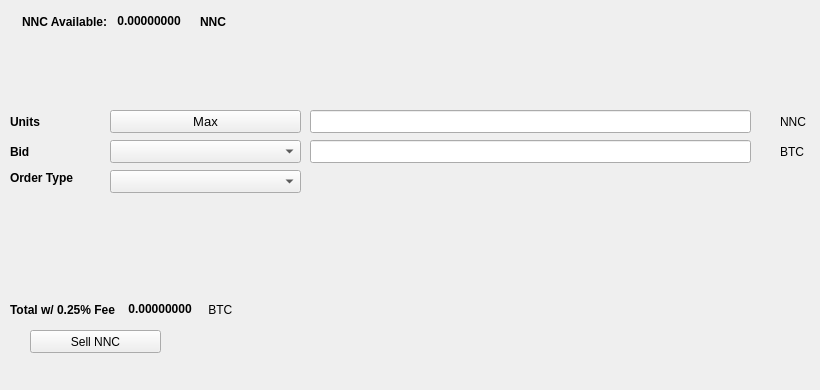
   <widget class="QWidget" name="SellTab">
    <attribute name="title">
     <string>Sell</string>
    </attribute>
    <widget class="QLabel" name="label_16">
     <property name="geometry">
      <rect>
       <x>780</x>
       <y>140</y>
       <width>31</width>
       <height>23</height>
      </rect>
     </property>
     <property name="text">
      <string>BTC</string>
     </property>
    </widget>
    <widget class="QComboBox" name="SellBidcomboBox">
     <property name="geometry">
      <rect>
       <x>110</x>
       <y>140</y>
       <width>191</width>
       <height>23</height>
      </rect>
     </property>
     <property name="font">
      <font>
       <pointsize>10</pointsize>
      </font>
     </property>
    </widget>
    <widget class="QLabel" name="label_18">
     <property name="geometry">
      <rect>
       <x>10</x>
       <y>110</y>
       <width>46</width>
       <height>23</height>
      </rect>
     </property>
     <property name="font">
      <font>
       <weight>75</weight>
       <bold>true</bold>
      </font>
     </property>
     <property name="text">
      <string>Units</string>
     </property>
    </widget>
    <widget class="QPushButton" name="Sell_Max_Amount">
     <property name="geometry">
      <rect>
       <x>110</x>
       <y>110</y>
       <width>191</width>
       <height>23</height>
      </rect>
     </property>
     <property name="font">
      <font>
       <pointsize>10</pointsize>
      </font>
     </property>
     <property name="text">
      <string>Max</string>
     </property>
    </widget>
    <widget class="QLabel" name="label_20">
     <property name="geometry">
      <rect>
       <x>10</x>
       <y>170</y>
       <width>91</width>
       <height>16</height>
      </rect>
     </property>
     <property name="font">
      <font>
       <weight>75</weight>
       <bold>true</bold>
      </font>
     </property>
     <property name="text">
      <string>Order Type</string>
     </property>
    </widget>
    <widget class="QComboBox" name="SellOrdertypeCombo">
     <property name="geometry">
      <rect>
       <x>110</x>
       <y>170</y>
       <width>191</width>
       <height>23</height>
      </rect>
     </property>
     <property name="font">
      <font>
       <pointsize>10</pointsize>
      </font>
     </property>
    </widget>
    <widget class="QLabel" name="label_21">
     <property name="geometry">
      <rect>
       <x>10</x>
       <y>140</y>
       <width>46</width>
       <height>23</height>
      </rect>
     </property>
     <property name="font">
      <font>
       <weight>75</weight>
       <bold>true</bold>
      </font>
     </property>
     <property name="text">
      <string>Bid</string>
     </property>
    </widget>
    <widget class="QLabel" name="label_22">
     <property name="geometry">
      <rect>
       <x>780</x>
       <y>110</y>
       <width>31</width>
       <height>23</height>
      </rect>
     </property>
     <property name="text">
      <string>NNC</string>
     </property>
    </widget>
    <widget class="QLineEdit" name="UnitsInputNNC">
     <property name="geometry">
      <rect>
       <x>310</x>
       <y>110</y>
       <width>441</width>
       <height>23</height>
      </rect>
     </property>
     <property name="font">
      <font>
       <pointsize>9</pointsize>
       <weight>75</weight>
       <bold>true</bold>
      </font>
     </property>
    </widget>
    <widget class="QLineEdit" name="SellBidPriceEdit">
     <property name="geometry">
      <rect>
       <x>310</x>
       <y>140</y>
       <width>441</width>
       <height>23</height>
      </rect>
     </property>
     <property name="font">
      <font>
       <pointsize>9</pointsize>
       <weight>75</weight>
       <bold>true</bold>
      </font>
     </property>
    </widget>
    <widget class="QPushButton" name="SellNNCBTN">
     <property name="geometry">
      <rect>
       <x>30</x>
       <y>330</y>
       <width>131</width>
       <height>23</height>
      </rect>
     </property>
     <property name="text">
      <string>Sell NNC</string>
     </property>
     <property name="icon">
      <iconset resource="../nanucoin">
       <normaloff>:/icons/bitcoin</normaloff>:/icons/bitcoin</iconset>
     </property>
    </widget>
    <widget class="QWidget" name="layoutWidget3">
     <property name="geometry">
      <rect>
       <x>22</x>
       <y>12</y>
       <width>258</width>
       <height>19</height>
      </rect>
     </property>
     <layout class="QHBoxLayout" name="horizontalLayout">
      <item>
       <widget class="QLabel" name="label232_2">
        <property name="font">
         <font>
          <weight>75</weight>
          <bold>true</bold>
         </font>
        </property>
        <property name="text">
         <string>NNC Available:</string>
        </property>
       </widget>
      </item>
      <item>
       <widget class="QLabel" name="NNCAvailableLabel">
        <property name="palette">
         <palette>
          <active>
           <colorrole role="WindowText">
            <brush brushstyle="SolidPattern">
             <color alpha="255">
              <red>0</red>
              <green>0</green>
              <blue>0</blue>
             </color>
            </brush>
           </colorrole>
           <colorrole role="Button">
            <brush brushstyle="SolidPattern">
             <color alpha="255">
              <red>0</red>
              <green>170</green>
              <blue>0</blue>
             </color>
            </brush>
           </colorrole>
           <colorrole role="Light">
            <brush brushstyle="SolidPattern">
             <color alpha="255">
              <red>0</red>
              <green>255</green>
              <blue>0</blue>
             </color>
            </brush>
           </colorrole>
           <colorrole role="Midlight">
            <brush brushstyle="SolidPattern">
             <color alpha="255">
              <red>0</red>
              <green>212</green>
              <blue>0</blue>
             </color>
            </brush>
           </colorrole>
           <colorrole role="Dark">
            <brush brushstyle="SolidPattern">
             <color alpha="255">
              <red>0</red>
              <green>85</green>
              <blue>0</blue>
             </color>
            </brush>
           </colorrole>
           <colorrole role="Mid">
            <brush brushstyle="SolidPattern">
             <color alpha="255">
              <red>0</red>
              <green>113</green>
              <blue>0</blue>
             </color>
            </brush>
           </colorrole>
           <colorrole role="Text">
            <brush brushstyle="SolidPattern">
             <color alpha="255">
              <red>0</red>
              <green>170</green>
              <blue>0</blue>
             </color>
            </brush>
           </colorrole>
           <colorrole role="BrightText">
            <brush brushstyle="SolidPattern">
             <color alpha="255">
              <red>255</red>
              <green>255</green>
              <blue>255</blue>
             </color>
            </brush>
           </colorrole>
           <colorrole role="ButtonText">
            <brush brushstyle="SolidPattern">
             <color alpha="255">
              <red>0</red>
              <green>0</green>
              <blue>0</blue>
             </color>
            </brush>
           </colorrole>
           <colorrole role="Base">
            <brush brushstyle="SolidPattern">
             <color alpha="255">
              <red>255</red>
              <green>255</green>
              <blue>255</blue>
             </color>
            </brush>
           </colorrole>
           <colorrole role="Window">
            <brush brushstyle="SolidPattern">
             <color alpha="255">
              <red>0</red>
              <green>170</green>
              <blue>0</blue>
             </color>
            </brush>
           </colorrole>
           <colorrole role="Shadow">
            <brush brushstyle="SolidPattern">
             <color alpha="255">
              <red>0</red>
              <green>0</green>
              <blue>0</blue>
             </color>
            </brush>
           </colorrole>
           <colorrole role="AlternateBase">
            <brush brushstyle="SolidPattern">
             <color alpha="255">
              <red>127</red>
              <green>212</green>
              <blue>127</blue>
             </color>
            </brush>
           </colorrole>
           <colorrole role="ToolTipBase">
            <brush brushstyle="SolidPattern">
             <color alpha="255">
              <red>255</red>
              <green>255</green>
              <blue>220</blue>
             </color>
            </brush>
           </colorrole>
           <colorrole role="ToolTipText">
            <brush brushstyle="SolidPattern">
             <color alpha="255">
              <red>0</red>
              <green>0</green>
              <blue>0</blue>
             </color>
            </brush>
           </colorrole>
          </active>
          <inactive>
           <colorrole role="WindowText">
            <brush brushstyle="SolidPattern">
             <color alpha="255">
              <red>0</red>
              <green>0</green>
              <blue>0</blue>
             </color>
            </brush>
           </colorrole>
           <colorrole role="Button">
            <brush brushstyle="SolidPattern">
             <color alpha="255">
              <red>0</red>
              <green>170</green>
              <blue>0</blue>
             </color>
            </brush>
           </colorrole>
           <colorrole role="Light">
            <brush brushstyle="SolidPattern">
             <color alpha="255">
              <red>0</red>
              <green>255</green>
              <blue>0</blue>
             </color>
            </brush>
           </colorrole>
           <colorrole role="Midlight">
            <brush brushstyle="SolidPattern">
             <color alpha="255">
              <red>0</red>
              <green>212</green>
              <blue>0</blue>
             </color>
            </brush>
           </colorrole>
           <colorrole role="Dark">
            <brush brushstyle="SolidPattern">
             <color alpha="255">
              <red>0</red>
              <green>85</green>
              <blue>0</blue>
             </color>
            </brush>
           </colorrole>
           <colorrole role="Mid">
            <brush brushstyle="SolidPattern">
             <color alpha="255">
              <red>0</red>
              <green>113</green>
              <blue>0</blue>
             </color>
            </brush>
           </colorrole>
           <colorrole role="Text">
            <brush brushstyle="SolidPattern">
             <color alpha="255">
              <red>0</red>
              <green>170</green>
              <blue>0</blue>
             </color>
            </brush>
           </colorrole>
           <colorrole role="BrightText">
            <brush brushstyle="SolidPattern">
             <color alpha="255">
              <red>255</red>
              <green>255</green>
              <blue>255</blue>
             </color>
            </brush>
           </colorrole>
           <colorrole role="ButtonText">
            <brush brushstyle="SolidPattern">
             <color alpha="255">
              <red>0</red>
              <green>0</green>
              <blue>0</blue>
             </color>
            </brush>
           </colorrole>
           <colorrole role="Base">
            <brush brushstyle="SolidPattern">
             <color alpha="255">
              <red>255</red>
              <green>255</green>
              <blue>255</blue>
             </color>
            </brush>
           </colorrole>
           <colorrole role="Window">
            <brush brushstyle="SolidPattern">
             <color alpha="255">
              <red>0</red>
              <green>170</green>
              <blue>0</blue>
             </color>
            </brush>
           </colorrole>
           <colorrole role="Shadow">
            <brush brushstyle="SolidPattern">
             <color alpha="255">
              <red>0</red>
              <green>0</green>
              <blue>0</blue>
             </color>
            </brush>
           </colorrole>
           <colorrole role="AlternateBase">
            <brush brushstyle="SolidPattern">
             <color alpha="255">
              <red>127</red>
              <green>212</green>
              <blue>127</blue>
             </color>
            </brush>
           </colorrole>
           <colorrole role="ToolTipBase">
            <brush brushstyle="SolidPattern">
             <color alpha="255">
              <red>255</red>
              <green>255</green>
              <blue>220</blue>
             </color>
            </brush>
           </colorrole>
           <colorrole role="ToolTipText">
            <brush brushstyle="SolidPattern">
             <color alpha="255">
              <red>0</red>
              <green>0</green>
              <blue>0</blue>
             </color>
            </brush>
           </colorrole>
          </inactive>
          <disabled>
           <colorrole role="WindowText">
            <brush brushstyle="SolidPattern">
             <color alpha="255">
              <red>0</red>
              <green>85</green>
              <blue>0</blue>
             </color>
            </brush>
           </colorrole>
           <colorrole role="Button">
            <brush brushstyle="SolidPattern">
             <color alpha="255">
              <red>0</red>
              <green>170</green>
              <blue>0</blue>
             </color>
            </brush>
           </colorrole>
           <colorrole role="Light">
            <brush brushstyle="SolidPattern">
             <color alpha="255">
              <red>0</red>
              <green>255</green>
              <blue>0</blue>
             </color>
            </brush>
           </colorrole>
           <colorrole role="Midlight">
            <brush brushstyle="SolidPattern">
             <color alpha="255">
              <red>0</red>
              <green>212</green>
              <blue>0</blue>
             </color>
            </brush>
           </colorrole>
           <colorrole role="Dark">
            <brush brushstyle="SolidPattern">
             <color alpha="255">
              <red>0</red>
              <green>85</green>
              <blue>0</blue>
             </color>
            </brush>
           </colorrole>
           <colorrole role="Mid">
            <brush brushstyle="SolidPattern">
             <color alpha="255">
              <red>0</red>
              <green>113</green>
              <blue>0</blue>
             </color>
            </brush>
           </colorrole>
           <colorrole role="Text">
            <brush brushstyle="SolidPattern">
             <color alpha="255">
              <red>0</red>
              <green>85</green>
              <blue>0</blue>
             </color>
            </brush>
           </colorrole>
           <colorrole role="BrightText">
            <brush brushstyle="SolidPattern">
             <color alpha="255">
              <red>255</red>
              <green>255</green>
              <blue>255</blue>
             </color>
            </brush>
           </colorrole>
           <colorrole role="ButtonText">
            <brush brushstyle="SolidPattern">
             <color alpha="255">
              <red>0</red>
              <green>85</green>
              <blue>0</blue>
             </color>
            </brush>
           </colorrole>
           <colorrole role="Base">
            <brush brushstyle="SolidPattern">
             <color alpha="255">
              <red>0</red>
              <green>170</green>
              <blue>0</blue>
             </color>
            </brush>
           </colorrole>
           <colorrole role="Window">
            <brush brushstyle="SolidPattern">
             <color alpha="255">
              <red>0</red>
              <green>170</green>
              <blue>0</blue>
             </color>
            </brush>
           </colorrole>
           <colorrole role="Shadow">
            <brush brushstyle="SolidPattern">
             <color alpha="255">
              <red>0</red>
              <green>0</green>
              <blue>0</blue>
             </color>
            </brush>
           </colorrole>
           <colorrole role="AlternateBase">
            <brush brushstyle="SolidPattern">
             <color alpha="255">
              <red>0</red>
              <green>170</green>
              <blue>0</blue>
             </color>
            </brush>
           </colorrole>
           <colorrole role="ToolTipBase">
            <brush brushstyle="SolidPattern">
             <color alpha="255">
              <red>255</red>
              <green>255</green>
              <blue>220</blue>
             </color>
            </brush>
           </colorrole>
           <colorrole role="ToolTipText">
            <brush brushstyle="SolidPattern">
             <color alpha="255">
              <red>0</red>
              <green>0</green>
              <blue>0</blue>
             </color>
            </brush>
           </colorrole>
          </disabled>
         </palette>
        </property>
        <property name="font">
         <font>
          <weight>75</weight>
          <bold>true</bold>
         </font>
        </property>
        <property name="text">
         <string> 0.00000000 </string>
        </property>
        <property name="textInteractionFlags">
         <set>Qt::LinksAccessibleByMouse|Qt::TextSelectableByKeyboard|Qt::TextSelectableByMouse</set>
        </property>
       </widget>
      </item>
      <item>
       <widget class="QLabel" name="labelNNC">
        <property name="font">
         <font>
          <weight>75</weight>
          <bold>true</bold>
         </font>
        </property>
        <property name="text">
         <string>NNC</string>
        </property>
       </widget>
      </item>
     </layout>
    </widget>
    <widget class="QWidget" name="layoutWidget">
     <property name="geometry">
      <rect>
       <x>10</x>
       <y>300</y>
       <width>268</width>
       <height>19</height>
      </rect>
     </property>
     <layout class="QHBoxLayout" name="horizontalLayout_2">
      <item>
       <widget class="QLabel" name="label_19">
        <property name="font">
         <font>
          <weight>75</weight>
          <bold>true</bold>
         </font>
        </property>
        <property name="text">
         <string>Total w/ 0.25% Fee </string>
        </property>
       </widget>
      </item>
      <item>
       <widget class="QLabel" name="SellCostLabel">
        <property name="palette">
         <palette>
          <active>
           <colorrole role="WindowText">
            <brush brushstyle="SolidPattern">
             <color alpha="255">
              <red>0</red>
              <green>0</green>
              <blue>0</blue>
             </color>
            </brush>
           </colorrole>
           <colorrole role="Button">
            <brush brushstyle="SolidPattern">
             <color alpha="255">
              <red>0</red>
              <green>170</green>
              <blue>0</blue>
             </color>
            </brush>
           </colorrole>
           <colorrole role="Light">
            <brush brushstyle="SolidPattern">
             <color alpha="255">
              <red>0</red>
              <green>255</green>
              <blue>0</blue>
             </color>
            </brush>
           </colorrole>
           <colorrole role="Midlight">
            <brush brushstyle="SolidPattern">
             <color alpha="255">
              <red>0</red>
              <green>212</green>
              <blue>0</blue>
             </color>
            </brush>
           </colorrole>
           <colorrole role="Dark">
            <brush brushstyle="SolidPattern">
             <color alpha="255">
              <red>0</red>
              <green>85</green>
              <blue>0</blue>
             </color>
            </brush>
           </colorrole>
           <colorrole role="Mid">
            <brush brushstyle="SolidPattern">
             <color alpha="255">
              <red>0</red>
              <green>113</green>
              <blue>0</blue>
             </color>
            </brush>
           </colorrole>
           <colorrole role="Text">
            <brush brushstyle="SolidPattern">
             <color alpha="255">
              <red>0</red>
              <green>170</green>
              <blue>0</blue>
             </color>
            </brush>
           </colorrole>
           <colorrole role="BrightText">
            <brush brushstyle="SolidPattern">
             <color alpha="255">
              <red>255</red>
              <green>255</green>
              <blue>255</blue>
             </color>
            </brush>
           </colorrole>
           <colorrole role="ButtonText">
            <brush brushstyle="SolidPattern">
             <color alpha="255">
              <red>0</red>
              <green>0</green>
              <blue>0</blue>
             </color>
            </brush>
           </colorrole>
           <colorrole role="Base">
            <brush brushstyle="SolidPattern">
             <color alpha="255">
              <red>255</red>
              <green>255</green>
              <blue>255</blue>
             </color>
            </brush>
           </colorrole>
           <colorrole role="Window">
            <brush brushstyle="SolidPattern">
             <color alpha="255">
              <red>0</red>
              <green>170</green>
              <blue>0</blue>
             </color>
            </brush>
           </colorrole>
           <colorrole role="Shadow">
            <brush brushstyle="SolidPattern">
             <color alpha="255">
              <red>0</red>
              <green>0</green>
              <blue>0</blue>
             </color>
            </brush>
           </colorrole>
           <colorrole role="AlternateBase">
            <brush brushstyle="SolidPattern">
             <color alpha="255">
              <red>127</red>
              <green>212</green>
              <blue>127</blue>
             </color>
            </brush>
           </colorrole>
           <colorrole role="ToolTipBase">
            <brush brushstyle="SolidPattern">
             <color alpha="255">
              <red>255</red>
              <green>255</green>
              <blue>220</blue>
             </color>
            </brush>
           </colorrole>
           <colorrole role="ToolTipText">
            <brush brushstyle="SolidPattern">
             <color alpha="255">
              <red>0</red>
              <green>0</green>
              <blue>0</blue>
             </color>
            </brush>
           </colorrole>
          </active>
          <inactive>
           <colorrole role="WindowText">
            <brush brushstyle="SolidPattern">
             <color alpha="255">
              <red>0</red>
              <green>0</green>
              <blue>0</blue>
             </color>
            </brush>
           </colorrole>
           <colorrole role="Button">
            <brush brushstyle="SolidPattern">
             <color alpha="255">
              <red>0</red>
              <green>170</green>
              <blue>0</blue>
             </color>
            </brush>
           </colorrole>
           <colorrole role="Light">
            <brush brushstyle="SolidPattern">
             <color alpha="255">
              <red>0</red>
              <green>255</green>
              <blue>0</blue>
             </color>
            </brush>
           </colorrole>
           <colorrole role="Midlight">
            <brush brushstyle="SolidPattern">
             <color alpha="255">
              <red>0</red>
              <green>212</green>
              <blue>0</blue>
             </color>
            </brush>
           </colorrole>
           <colorrole role="Dark">
            <brush brushstyle="SolidPattern">
             <color alpha="255">
              <red>0</red>
              <green>85</green>
              <blue>0</blue>
             </color>
            </brush>
           </colorrole>
           <colorrole role="Mid">
            <brush brushstyle="SolidPattern">
             <color alpha="255">
              <red>0</red>
              <green>113</green>
              <blue>0</blue>
             </color>
            </brush>
           </colorrole>
           <colorrole role="Text">
            <brush brushstyle="SolidPattern">
             <color alpha="255">
              <red>0</red>
              <green>170</green>
              <blue>0</blue>
             </color>
            </brush>
           </colorrole>
           <colorrole role="BrightText">
            <brush brushstyle="SolidPattern">
             <color alpha="255">
              <red>255</red>
              <green>255</green>
              <blue>255</blue>
             </color>
            </brush>
           </colorrole>
           <colorrole role="ButtonText">
            <brush brushstyle="SolidPattern">
             <color alpha="255">
              <red>0</red>
              <green>0</green>
              <blue>0</blue>
             </color>
            </brush>
           </colorrole>
           <colorrole role="Base">
            <brush brushstyle="SolidPattern">
             <color alpha="255">
              <red>255</red>
              <green>255</green>
              <blue>255</blue>
             </color>
            </brush>
           </colorrole>
           <colorrole role="Window">
            <brush brushstyle="SolidPattern">
             <color alpha="255">
              <red>0</red>
              <green>170</green>
              <blue>0</blue>
             </color>
            </brush>
           </colorrole>
           <colorrole role="Shadow">
            <brush brushstyle="SolidPattern">
             <color alpha="255">
              <red>0</red>
              <green>0</green>
              <blue>0</blue>
             </color>
            </brush>
           </colorrole>
           <colorrole role="AlternateBase">
            <brush brushstyle="SolidPattern">
             <color alpha="255">
              <red>127</red>
              <green>212</green>
              <blue>127</blue>
             </color>
            </brush>
           </colorrole>
           <colorrole role="ToolTipBase">
            <brush brushstyle="SolidPattern">
             <color alpha="255">
              <red>255</red>
              <green>255</green>
              <blue>220</blue>
             </color>
            </brush>
           </colorrole>
           <colorrole role="ToolTipText">
            <brush brushstyle="SolidPattern">
             <color alpha="255">
              <red>0</red>
              <green>0</green>
              <blue>0</blue>
             </color>
            </brush>
           </colorrole>
          </inactive>
          <disabled>
           <colorrole role="WindowText">
            <brush brushstyle="SolidPattern">
             <color alpha="255">
              <red>0</red>
              <green>85</green>
              <blue>0</blue>
             </color>
            </brush>
           </colorrole>
           <colorrole role="Button">
            <brush brushstyle="SolidPattern">
             <color alpha="255">
              <red>0</red>
              <green>170</green>
              <blue>0</blue>
             </color>
            </brush>
           </colorrole>
           <colorrole role="Light">
            <brush brushstyle="SolidPattern">
             <color alpha="255">
              <red>0</red>
              <green>255</green>
              <blue>0</blue>
             </color>
            </brush>
           </colorrole>
           <colorrole role="Midlight">
            <brush brushstyle="SolidPattern">
             <color alpha="255">
              <red>0</red>
              <green>212</green>
              <blue>0</blue>
             </color>
            </brush>
           </colorrole>
           <colorrole role="Dark">
            <brush brushstyle="SolidPattern">
             <color alpha="255">
              <red>0</red>
              <green>85</green>
              <blue>0</blue>
             </color>
            </brush>
           </colorrole>
           <colorrole role="Mid">
            <brush brushstyle="SolidPattern">
             <color alpha="255">
              <red>0</red>
              <green>113</green>
              <blue>0</blue>
             </color>
            </brush>
           </colorrole>
           <colorrole role="Text">
            <brush brushstyle="SolidPattern">
             <color alpha="255">
              <red>0</red>
              <green>85</green>
              <blue>0</blue>
             </color>
            </brush>
           </colorrole>
           <colorrole role="BrightText">
            <brush brushstyle="SolidPattern">
             <color alpha="255">
              <red>255</red>
              <green>255</green>
              <blue>255</blue>
             </color>
            </brush>
           </colorrole>
           <colorrole role="ButtonText">
            <brush brushstyle="SolidPattern">
             <color alpha="255">
              <red>0</red>
              <green>85</green>
              <blue>0</blue>
             </color>
            </brush>
           </colorrole>
           <colorrole role="Base">
            <brush brushstyle="SolidPattern">
             <color alpha="255">
              <red>0</red>
              <green>170</green>
              <blue>0</blue>
             </color>
            </brush>
           </colorrole>
           <colorrole role="Window">
            <brush brushstyle="SolidPattern">
             <color alpha="255">
              <red>0</red>
              <green>170</green>
              <blue>0</blue>
             </color>
            </brush>
           </colorrole>
           <colorrole role="Shadow">
            <brush brushstyle="SolidPattern">
             <color alpha="255">
              <red>0</red>
              <green>0</green>
              <blue>0</blue>
             </color>
            </brush>
           </colorrole>
           <colorrole role="AlternateBase">
            <brush brushstyle="SolidPattern">
             <color alpha="255">
              <red>0</red>
              <green>170</green>
              <blue>0</blue>
             </color>
            </brush>
           </colorrole>
           <colorrole role="ToolTipBase">
            <brush brushstyle="SolidPattern">
             <color alpha="255">
              <red>255</red>
              <green>255</green>
              <blue>220</blue>
             </color>
            </brush>
           </colorrole>
           <colorrole role="ToolTipText">
            <brush brushstyle="SolidPattern">
             <color alpha="255">
              <red>0</red>
              <green>0</green>
              <blue>0</blue>
             </color>
            </brush>
           </colorrole>
          </disabled>
         </palette>
        </property>
        <property name="font">
         <font>
          <weight>75</weight>
          <bold>true</bold>
         </font>
        </property>
        <property name="autoFillBackground">
         <bool>false</bool>
        </property>
        <property name="text">
         <string> 0.00000000</string>
        </property>
        <property name="textInteractionFlags">
         <set>Qt::LinksAccessibleByMouse|Qt::TextSelectableByMouse</set>
        </property>
       </widget>
      </item>
      <item>
       <widget class="QLabel" name="label_17">
        <property name="font">
         <font>
          <weight>50</weight>
          <bold>false</bold>
         </font>
        </property>
        <property name="text">
         <string> BTC</string>
        </property>
       </widget>
      </item>
     </layout>
    </widget>
    <widget class="QLabel" name="label_23">
     <property name="geometry">
      <rect>
       <x>460</x>
       <y>300</y>
       <width>281</width>
       <height>81</height>
      </rect>
     </property>
     <property name="text">
      <string/>
     </property>
     <property name="pixmap">
      <pixmap>:/images/bittrex</pixmap>
     </property>
    </widget>
   </widget>
